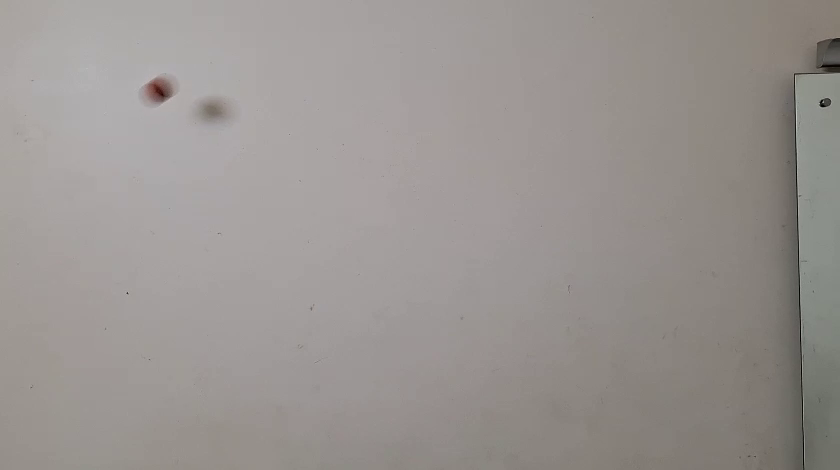
#> input picture frame 14 of Data/input_video.mp4, 840 x 470 px
$ python tracking.py
#> lines starting #> are read from the running program, lines starting #| are printed output that depends on the picture; after the words box and inside, x2 and y2 are one past the last pixel; in counts of white or black regions, pixels touching at a corner belong together
import cv2
import numpy as np
import pandas as pd
from pathlib import Path

SHOW = False

project_root = Path(__file__).resolve().parent.parent
data_path = project_root / "Data"
output_path = project_root / "Outputs"
output_path.mkdir(parents=True, exist_ok=True)

input_video = data_path / "input_video.mp4"
output_video = output_path / "tracked_output.mp4"
output_csv = output_path / "ball_trajectory.csv"

if not input_video.exists():
    print(f"❌ Video file not found at: {input_video}")
    exit(1)

cap = cv2.VideoCapture(str(input_video))
fps = cap.get(cv2.CAP_PROP_FPS)
width = int(cap.get(cv2.CAP_PROP_FRAME_WIDTH))
height = int(cap.get(cv2.CAP_PROP_FRAME_HEIGHT))

fourcc = cv2.VideoWriter_fourcc(*'mp4v')
out = cv2.VideoWriter(str(output_video), fourcc, fps, (width, height))

positions = []
trail = []
frame_idx = 0

while cap.isOpened():
    ret, frame = cap.read()
#> frame is the input picture: shape (470, 840, 3); mean B, G, R 145.4, 148.4, 153.5
    if not ret:
        break

    hsv = cv2.cvtColor(frame, cv2.COLOR_BGR2HSV)
#> hsv: shape (470, 840, 3); mean H, S, V 18.9, 14.4, 153.7
    lower_red = np.array([1, 100, 60])
    upper_red = np.array([6, 180, 120])
    mask = cv2.inRange(hsv, lower_red, upper_red)
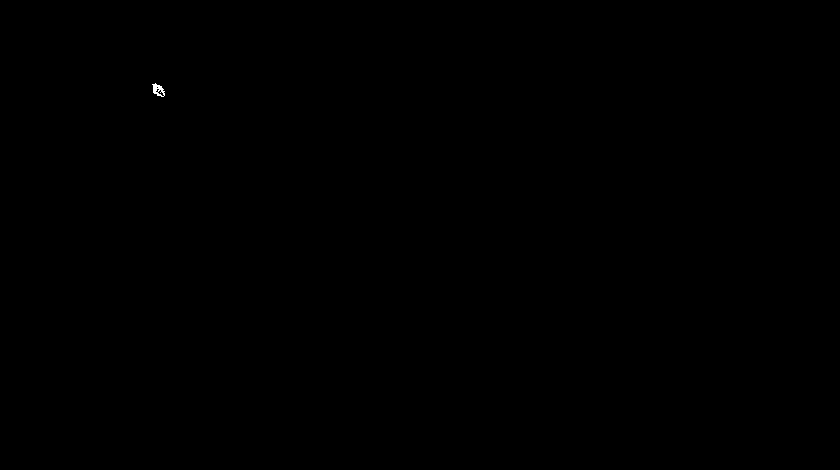
#> mask: shape (470, 840); 0.02% white; 1 white region

    contours, _ = cv2.findContours(mask, cv2.RETR_EXTERNAL, cv2.CHAIN_APPROX_SIMPLE)
#> contours = 1 contour; box (x1, y1, x2, y2) and area: (152, 83, 165, 97) 94
    if contours:
        biggest = max(contours, key=cv2.contourArea)
#> biggest = contour of 24 points, box (x1, y1, x2, y2) (152, 83, 165, 97), area 94
        (x, y), r = cv2.minEnclosingCircle(biggest)
#> x = 157.8; y = 89.76; r = 8.15
        if r > 5:
            x, y = int(x), int(y)
#> x = 157; y = 89
            flipped_y = height - y
#> flipped_y = 381
            time = frame_idx / fps
            positions.append((time, x, flipped_y))
            trail.append((x, y))
            cv2.circle(frame, (x, y), int(r), (0, 255, 0), 2)
#> frame: shape (470, 840, 3); 0.04% of pixels changed, all inside (x1, y1, x2, y2) = (148, 80, 167, 99)

    for i in range(1, len(trail)):
        cv2.line(frame, trail[i - 1], trail[i], (0, 0, 255), 2)
#> this loop made 0 passes

    if SHOW:
        cv2.imshow("tracking", frame)
        if cv2.waitKey(1) & 0xFF == ord('q'):
            break

    out.write(frame)
    frame_idx += 1

cap.release()
out.release()
if SHOW:
    cv2.destroyAllWindows()

df = pd.DataFrame(positions, columns=["Time", "X", "Y"])
df.to_csv(output_csv, index=False)

$ run again, starting later in the video
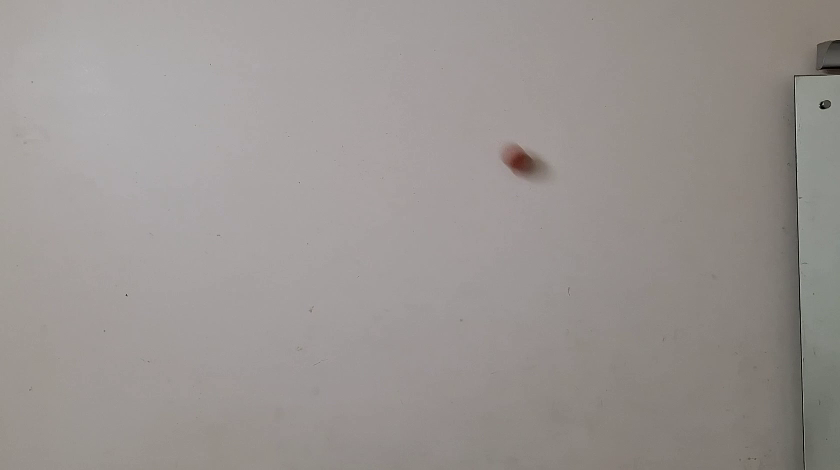
#> input picture frame 63 of Data/input_video.mp4, 840 x 470 px
#> frame is the input picture: shape (470, 840, 3); mean B, G, R 145.7, 148.6, 153.9
#> hsv: shape (470, 840, 3); mean H, S, V 20.4, 14.5, 154
#> mask: shape (470, 840); 0.06% white; 1 white region
#> contours = 1 contour; box (x1, y1, x2, y2) and area: (509, 152, 528, 170) 194
#> biggest = contour of 47 points, box (x1, y1, x2, y2) (509, 152, 528, 170), area 194
#> `(x, y), r = cv2.minEnclosingCircle(biggest)`: x = 519; y = 162; r = 10.03
#> `x, y = int(x), int(y)`: x = 518; y = 161
#> flipped_y = 309
#> `cv2.circle(frame, (x, y), int(r), (0, 255, 0), 2)`:
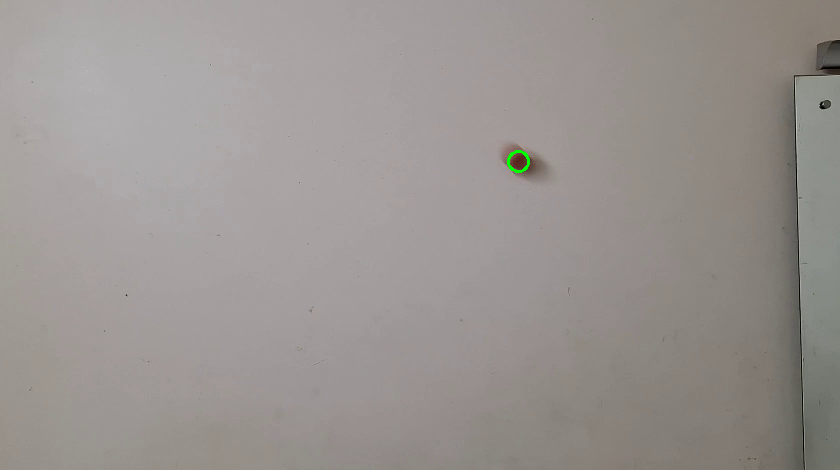
#> frame: shape (470, 840, 3); 0.05% of pixels changed, all inside (x1, y1, x2, y2) = (507, 150, 530, 173)

$ run again, starting later in the video
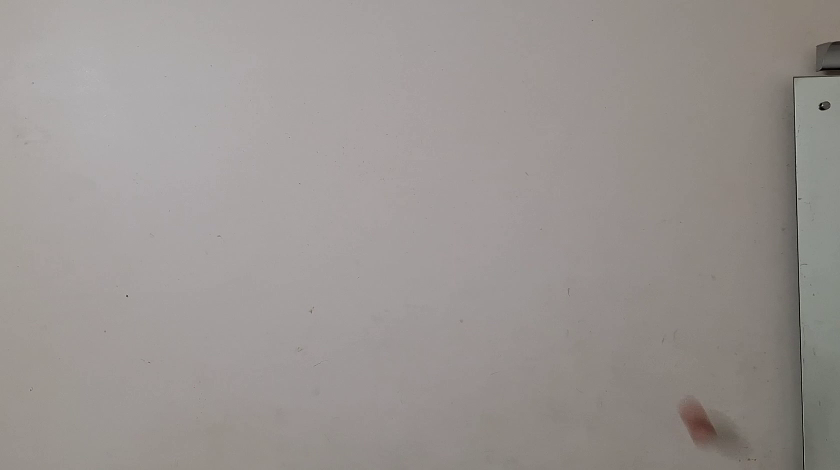
#> input picture frame 112 of Data/input_video.mp4, 840 x 470 px
#> frame is the input picture: shape (470, 840, 3); mean B, G, R 145.8, 148.7, 154
#> hsv: shape (470, 840, 3); mean H, S, V 20.2, 14.5, 154.1
#> mask: shape (470, 840); 0.04% white; 3 white regions (2 under 20 px)
#> contours = 3 contours, 2 with area under 20; largest, box (x1, y1, x2, y2) and area: (692, 418, 712, 432) 140
#> biggest = contour of 47 points, box (x1, y1, x2, y2) (692, 418, 712, 432), area 140
#> `(x, y), r = cv2.minEnclosingCircle(biggest)`: x = 701.5; y = 426; r = 10.74
#> `x, y = int(x), int(y)`: x = 701
#> flipped_y = 44
#> `cv2.circle(frame, (x, y), int(r), (0, 255, 0), 2)`:
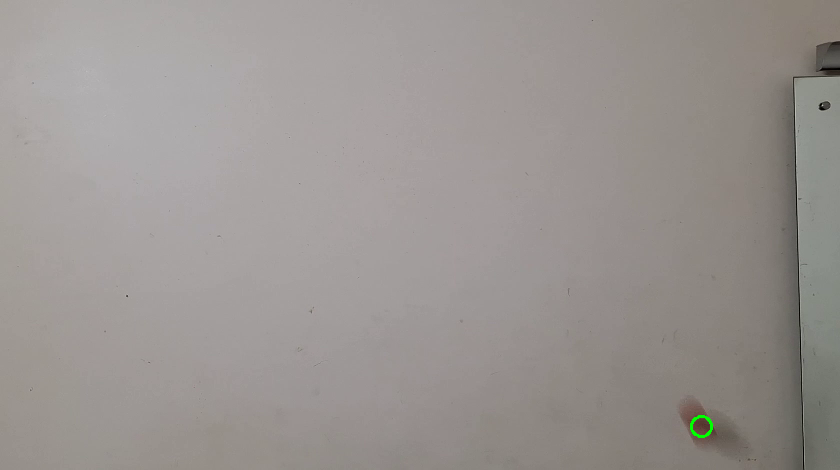
#> frame: shape (470, 840, 3); 0.05% of pixels changed, all inside (x1, y1, x2, y2) = (690, 415, 713, 438)
